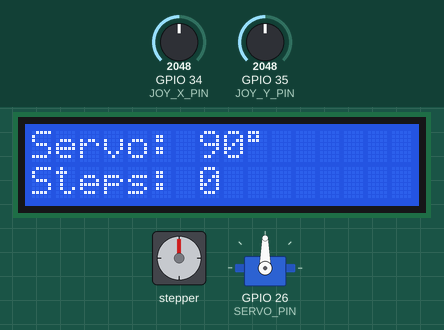
Recording of a sketch running on a simulated ESP32. On the bench: stepper motor, servo, 16×2 character LCD. Wiring (inferred from the names in the program): stepper motor (2048 steps per turn assumed): coils GPIO 13, GPIO 12, GPIO 14, GPIO 27. The test bench sets the inputs (shaded band); at power-on: GPIO 35 (JOY_Y_PIN) = 2048, GPIO 34 (JOY_X_PIN) = 2048.

Above: at 2.7 s.
2.8 s: GPIO 35 (JOY_Y_PIN) set to 2647
4.3 s: GPIO 35 (JOY_Y_PIN) set to 2773
At 5.7 s:
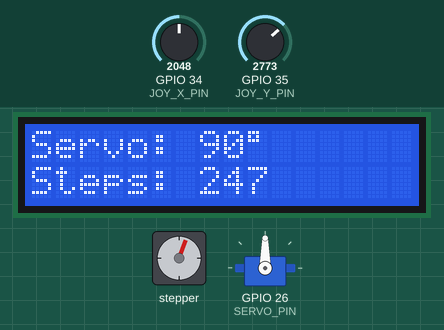
7.3 s: GPIO 34 (JOY_X_PIN) set to 2740
At 7.5 s:
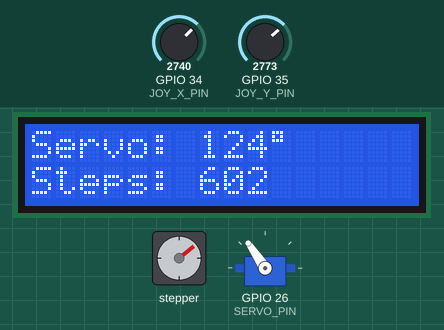
9.7 s: GPIO 34 (JOY_X_PIN) set to 2047
At 9.91 s:
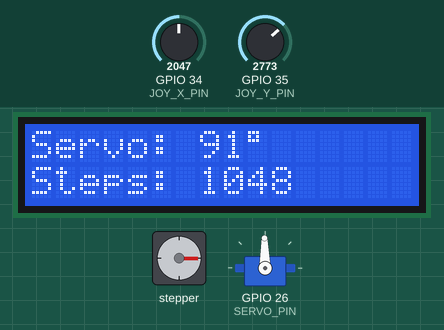
12.1 s: GPIO 34 (JOY_X_PIN) set to 1260
At 12.32 s:
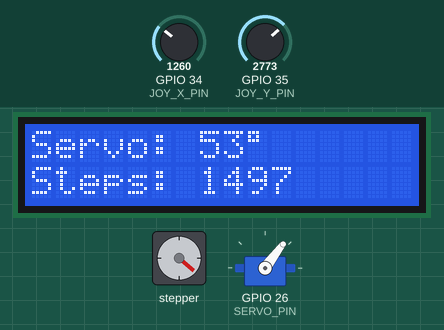
14.5 s: GPIO 34 (JOY_X_PIN) set to 491
At 14.72 s:
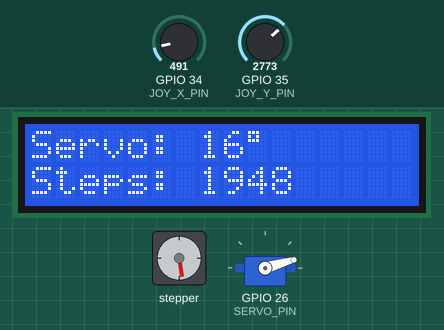
Timing chart, 0 to 20.5 s (numbered marks = the images above; inputs shaded):
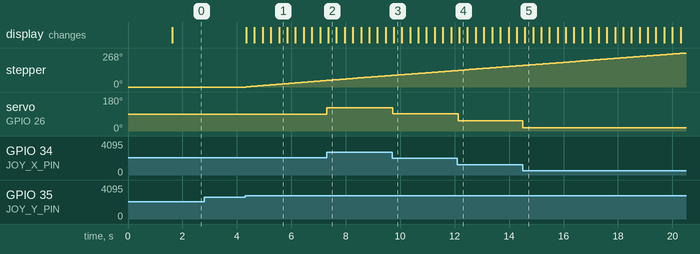

The sketch:

main.ino
```cpp
#include <Arduino.h>
#include <Wire.h>
#include <LiquidCrystal_I2C.h>
#include <ESP32Servo.h>

// ==================== Pin Mappings ====================
// Joystick Analog Inputs (ADC1)
#define JOY_X_PIN      34   // Joystick X-Axis -> Controls Servo Angle
#define JOY_Y_PIN      35   // Joystick Y-Axis -> Controls Stepper Motion

// Servo Output Pin
#define SERVO_PIN      26   // Servo PWM Control Signal Pin

// Stepper Motor ULN2003 Driver Pins
#define IN1            13
#define IN2            12
#define IN3            14
#define IN4            27

// I2C Bus Pins
#define I2C_SDA        21
#define I2C_SCL        22

// ==================== Stepper Parameters ====================
// 28BYJ-48 Stepper Motor: 2048 steps per revolution in 8-step half-step mode
const long STEPS_PER_REV = 2048;
const long MAX_STEPS = STEPS_PER_REV * 2; // Limit: +/- 2 full revolutions (+/- 4096 steps)

// 8-Step Half-Step Sequence Matrix for Smooth Acceleration & Rotation
const int stepMatrix[8][4] = {
  {1, 0, 0, 0},
  {1, 1, 0, 0},
  {0, 1, 0, 0},
  {0, 1, 1, 0},
  {0, 0, 1, 0},
  {0, 0, 1, 1},
  {0, 0, 0, 1},
  {1, 0, 0, 1}
};

// ==================== Object Declarations ====================
Servo myServo;
LiquidCrystal_I2C lcd(0x27, 16, 2);

// ==================== System Variables ====================
int currentServoAngle = 90;
long currentStepCount = 0;
int stepIndex = 0;

// Non-Blocking Timing Variables
unsigned long lastStepperStepTime = 0;
unsigned long lastLCDUpdateTime = 0;
const int STEP_INTERVAL_US = 2500; // Step pulse delay in microseconds (controls step speed)
const int LCD_INTERVAL_MS = 50;    // Telemetry refresh rate in milliseconds

// ==================== Helper Functions ====================

// Output half-step excitation pattern to ULN2003 driver
void writeStep(int step) {
  digitalWrite(IN1, stepMatrix[step][0]);
  digitalWrite(IN2, stepMatrix[step][1]);
  digitalWrite(IN3, stepMatrix[step][2]);
  digitalWrite(IN4, stepMatrix[step][3]);
}

// De-energize all coils to save power, reduce thermal build-up, and free up COM port
void stopStepper() {
  digitalWrite(IN1, LOW);
  digitalWrite(IN2, LOW);
  digitalWrite(IN3, LOW);
  digitalWrite(IN4, LOW);
}

// ==================== Setup Function ====================
void setup() {
  Serial.begin(115200);

  // Configure ADC attenuation (0V to 3.3V full-scale range)
  analogSetAttenuation(ADC_11db);

  // Configure Stepper Driver GPIO Output Pins
  pinMode(IN1, OUTPUT);
  pinMode(IN2, OUTPUT);
  pinMode(IN3, OUTPUT);
  pinMode(IN4, OUTPUT);
  stopStepper(); // Ensure driver is de-energized on startup

  // Initialize Servo PWM Channel using ESP32 PWM Allocator
  ESP32PWM::allocateTimer(0);
  myServo.setPeriodHertz(50); // Standard 50Hz Servo Frequency
  myServo.attach(SERVO_PIN, 500, 2400); // 500us - 2400us pulse width limits
  myServo.write(currentServoAngle);

  // Initialize I2C LCD Display
  Wire.begin(I2C_SDA, I2C_SCL);
  lcd.init();
  lcd.backlight();

  // Display Boot Screen
  lcd.setCursor(0, 0);
  lcd.print("ESP32 Arm System");
  lcd.setCursor(0, 1);
  lcd.print("Initializing...");
  delay(1500);
  lcd.clear();
}

// ==================== Main Loop ====================
void loop() {
  unsigned long currentMillis = millis();
  unsigned long currentMicros = micros();

  // ----------------------------------------------------
  // 1. Process Servo Motion (Joystick X-Axis)
  // ----------------------------------------------------
  int rawX = analogRead(JOY_X_PIN);
  int targetAngle = map(rawX, 150, 3900, 0, 180);
  targetAngle = constrain(targetAngle, 0, 180);

  // Update Servo position only if position delta exceeds noise threshold
  if (abs(targetAngle - currentServoAngle) > 1) {
    currentServoAngle = targetAngle;
    myServo.write(currentServoAngle);
  }

  // ----------------------------------------------------
  // 2. Process Stepper Motion (Joystick Y-Axis)
  // ----------------------------------------------------
  int rawY = analogRead(JOY_Y_PIN);

  if (currentMicros - lastStepperStepTime >= STEP_INTERVAL_US) {
    // Deadzone Window: 1300 to 2700 (prevents automatic drift)
    if (rawY > 2700) { // Push UP -> Clockwise Step Generation
      if (currentStepCount < MAX_STEPS) {
        stepIndex = (stepIndex + 1) % 8;
        writeStep(stepIndex);
        currentStepCount++;
        lastStepperStepTime = currentMicros;
      }
    } else if (rawY < 1300) { // Push DOWN -> Counter-Clockwise Step Generation
      if (currentStepCount > -MAX_STEPS) {
        stepIndex = (stepIndex - 1 + 8) % 8;
        writeStep(stepIndex);
        currentStepCount--;
        lastStepperStepTime = currentMicros;
      }
    } else {
      // In center position: cut coil power to prevent thermal build-up and floating steps
      stopStepper();
    }
  }

  // ----------------------------------------------------
  // 3. Non-Blocking LCD Telemetry Display
  // ----------------------------------------------------
  if (currentMillis - lastLCDUpdateTime >= LCD_INTERVAL_MS) {
    lastLCDUpdateTime = currentMillis;

    lcd.setCursor(0, 0);
    lcd.print("Servo: ");
    lcd.print(currentServoAngle);
    lcd.print((char)223); // Degree symbol
    lcd.print("   ");     // Clear residual characters

    lcd.setCursor(0, 1);
    lcd.print("Steps: ");
    lcd.print(currentStepCount);
    lcd.print("   ");     // Clear residual characters
  }
}
```

Measured:
- the behaviour switches between 2700 and 2701 on GPIO 35 (JOY_Y_PIN) (found by bisection; images 0 and 1)
- after the input at 2.8 s, every drawn part: stays the same
- after the input at 4.3 s, stepper: keeps turning clockwise at about 18°/s, starting after 0.05 s; the display: first changes at once (image 1 shows a later state)
- after the input at 7.3 s, servo on GPIO 26 (SERVO_PIN): 90° → 124° at once
- after the input at 9.7 s, servo on GPIO 26 (SERVO_PIN): 124° → 91° at once
- after the input at 12.1 s, servo on GPIO 26 (SERVO_PIN): 91° → 53° at once
- after the input at 14.5 s, servo on GPIO 26 (SERVO_PIN): 53° → 16° at once
